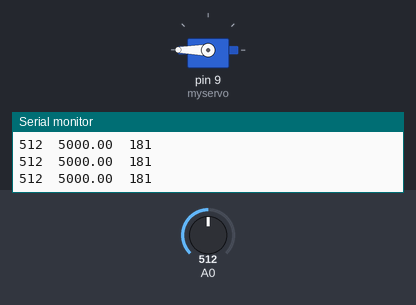
The sketch below on a simulated Arduino Uno, built with avr-gcc and run on an emulated ATmega328P. On the bench: servo, the last lines printed to the serial monitor. The inputs (shaded band) are chosen by the test bench; at power-on: A0 = 512.

Above: at 1.2 s.
1.3 s: A0 set to 1023
At 1.9 s:
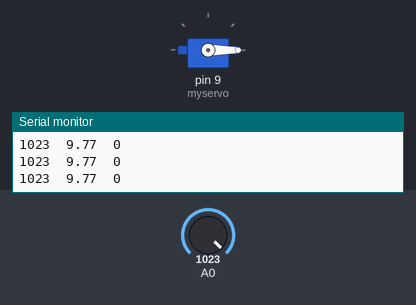
2.9 s: A0 set to 900
At 3.8 s:
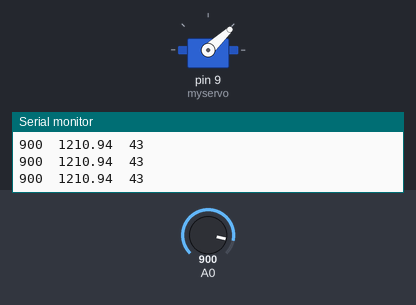
4.5 s: A0 set to 716
At 5.3 s:
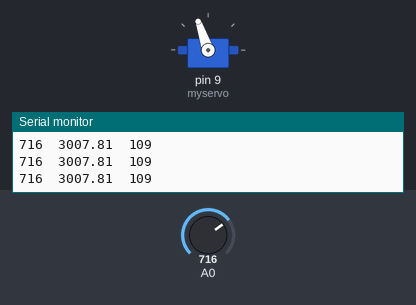
6.1 s: A0 set to 6
At 6.6 s:
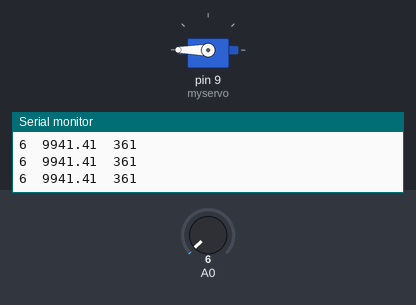
Timing chart, 0 to 8.7 s (numbered marks = the images above; inputs shaded):
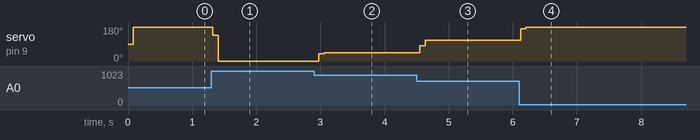

The sketch:

servo_test2.ino
```cpp
#include <Servo.h>

#define RDiv 10000.0
#define R0max 4960.0
#define R0min 9.2

Servo myservo;  // create servo object to control a servo
// twelve servo objects can be created on most boards

int pos = 0;    // variable to store the servo position
int v   = 0;    // variable to store inputted analog resistance

void setup ( )
{
  myservo.attach ( 9 );  // attaches the servo on pin 9 to the servo object
  Serial.begin (9600);
}
void loop ( )
{
  //myservo.write(180);
  long  v_sum = 0;
  for(int i = 0 ; i < 16 ; ++ i)
  {
    v_sum += analogRead(A0);
    delay(5);
  }

  v = v_sum/16;

  float R = RDiv*(1024-v)/1024.0;

  pos = (R-R0min)/(R0max-R0min)*180;

  Serial.print(v);
  Serial.print("\t");
  Serial.print(R);
  Serial.print("\t");
  Serial.println(pos);


  myservo.write(pos);

  /*
  for ( pos = 0 ; pos <= 180 ; pos += 1 ) // goes from 0 degrees to 180 degrees
  {
    // in steps of 1 degree
    myservo.write ( pos );              // tell servo to go to position in variable 'pos'
    delay(5);                       // waits 15ms for the servo to reach the position
  }
  delay(5);
  for (pos = 180; pos >= 0; pos -= 1) // goes from 180 degrees to 0 degrees
  {
    myservo.write(pos);              // tell servo to go to position in variable 'pos'
    delay(5);                       // waits 15ms for the servo to reach the position
  }
  delay(5);
  */

}
```

Measured:
- after the input at 1.3 s, servo on pin 9 (myservo): 180° → 136° at once, → 0° 0.08 s later
- after the input at 2.9 s, servo on pin 9 (myservo): 0° → 38° after 0.08 s, → 43° 0.08 s later
- after the input at 4.5 s, servo on pin 9 (myservo): 43° → 80° after 0.05 s, → 109° 0.08 s later
- after the input at 6.1 s, servo on pin 9 (myservo): 109° → 172° at once, → 180° 0.08 s later
